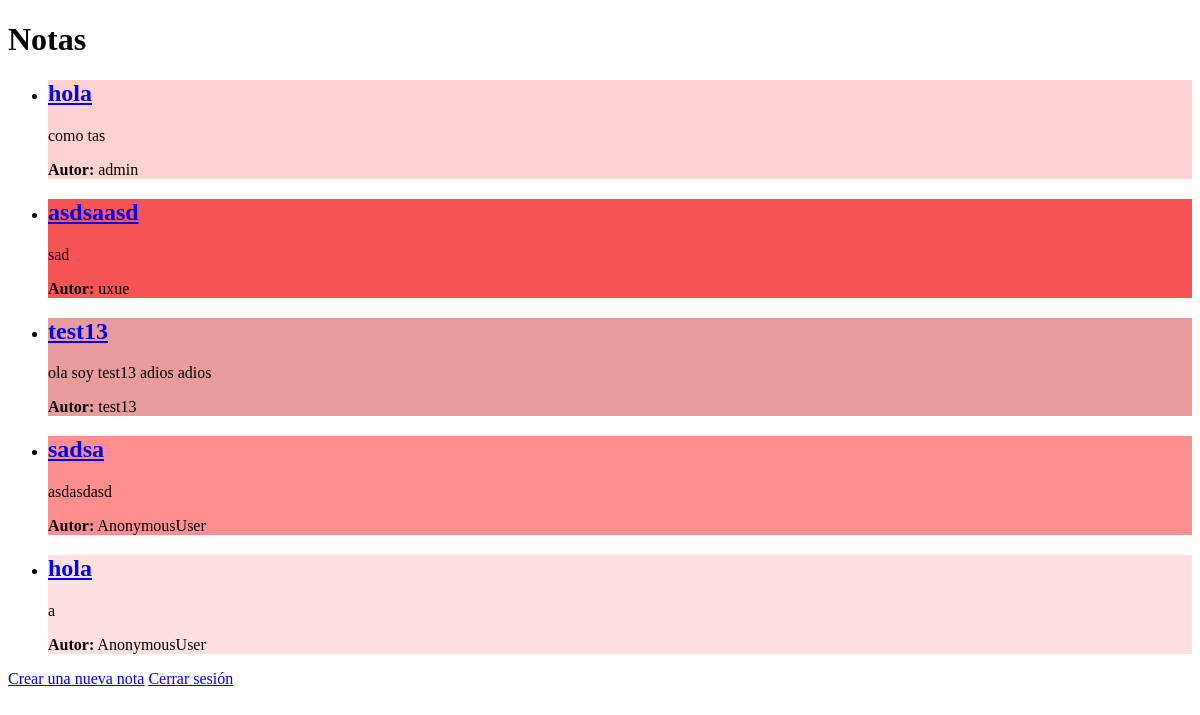
The app's page /notas/ (signed in), older data.
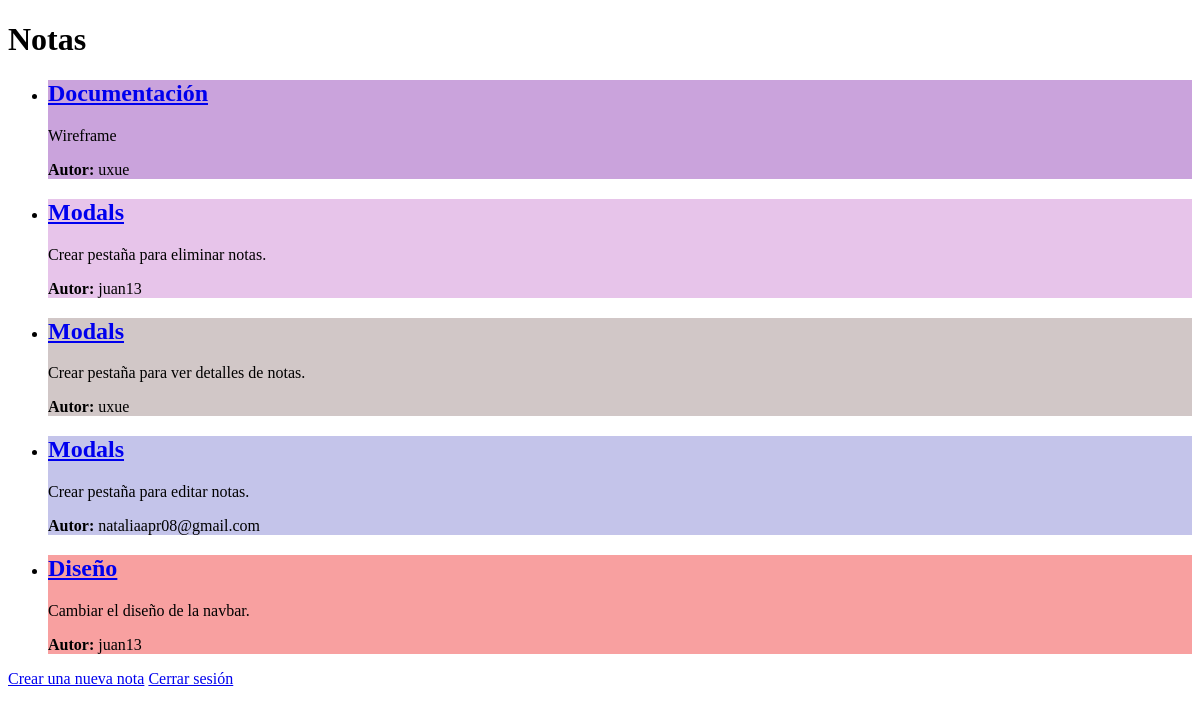
The same page, newer data.
### notas/models.py (models this page shows, shortened)
class Nota(models.Model):
    titulo = models.CharField(max_length=200)
    contenido = models.TextField()
    color = models.CharField(max_length=20)
    autor = models.CharField(max_length=100 )
    fecha_modificacion = models.DateTimeField('fecha de modificación')
    columna = models.ForeignKey(Columna, on_delete = models.CASCADE)

### notas/views.py (the view)
# urls.py: path("", views.index, name="index"),
def index(request):
    notas_recientes = Nota.objects.order_by("-fecha_modificacion")[:5]
    template = loader.get_template("notas/index.html")
    contexto = {
        "notas_recientes": notas_recientes,
    }
    return HttpResponse(template.render(contexto, request))

### notas/templates/notas/index.html (shortened to what this page needs)
<!DOCTYPE html>
<html>
<head>
</head>
<body>
    <h1>Notas</h1>
    {% if user.is_authenticated %}
        {% if notas_recientes %}
            <ul>
            {% for notas in notas_recientes %}
                <li>
                    <div style="background-color: {{ notas.color }}">
                        <h2><a href="/notas/{{ notas.id }}/">{{ notas.titulo }}</a></h2>
                        <p>{{ notas.contenido }}</p>
                        <p><strong>Autor:</strong> {{ notas.autor }}</p>
                    </div>
                </li>
            {% endfor %}
            </ul>
        {% else %}
            <p>No hay notas disponibles.</p>
    {% endif %}
        <a href="/notas/crear/">Crear una nueva nota</a>
        <a href="/logout/">Cerrar sesión</a>
    {% else %}
        <a href="/login/">Iniciar sesión</a>
    {% endif %}
</body>
</html>

Row changes from the older to the newer data that the page shows:
removed Nota: titulo "hola", contenido "como tas", autor "admin"
removed Nota: titulo "asdsaasd", contenido "sad", autor "uxue"
removed Nota: titulo "test13", contenido "ola soy test13 adios adios", autor "test13"
removed Nota: titulo "sadsa", contenido "asdasdasd", autor "AnonymousUser"
removed Nota: titulo "hola", contenido "a", autor "AnonymousUser"
now on this page (row edited): Nota: titulo "Documentación", contenido "Wireframe", autor "uxue"
now on this page (row edited): Nota: titulo "Modals", contenido "Crear pestaña para eliminar notas.", autor "juan13"
now on this page (row edited): Nota: titulo "Modals", contenido "Crear pestaña para ver detalles de notas.", autor "uxue"
now on this page (row edited): Nota: titulo "Modals", contenido "Crear pestaña para editar notas.", autor "nataliaapr08@gmail.com"
now on this page (row edited): Nota: titulo "Diseño", contenido "Cambiar el diseño de la navbar.", autor "juan13"
